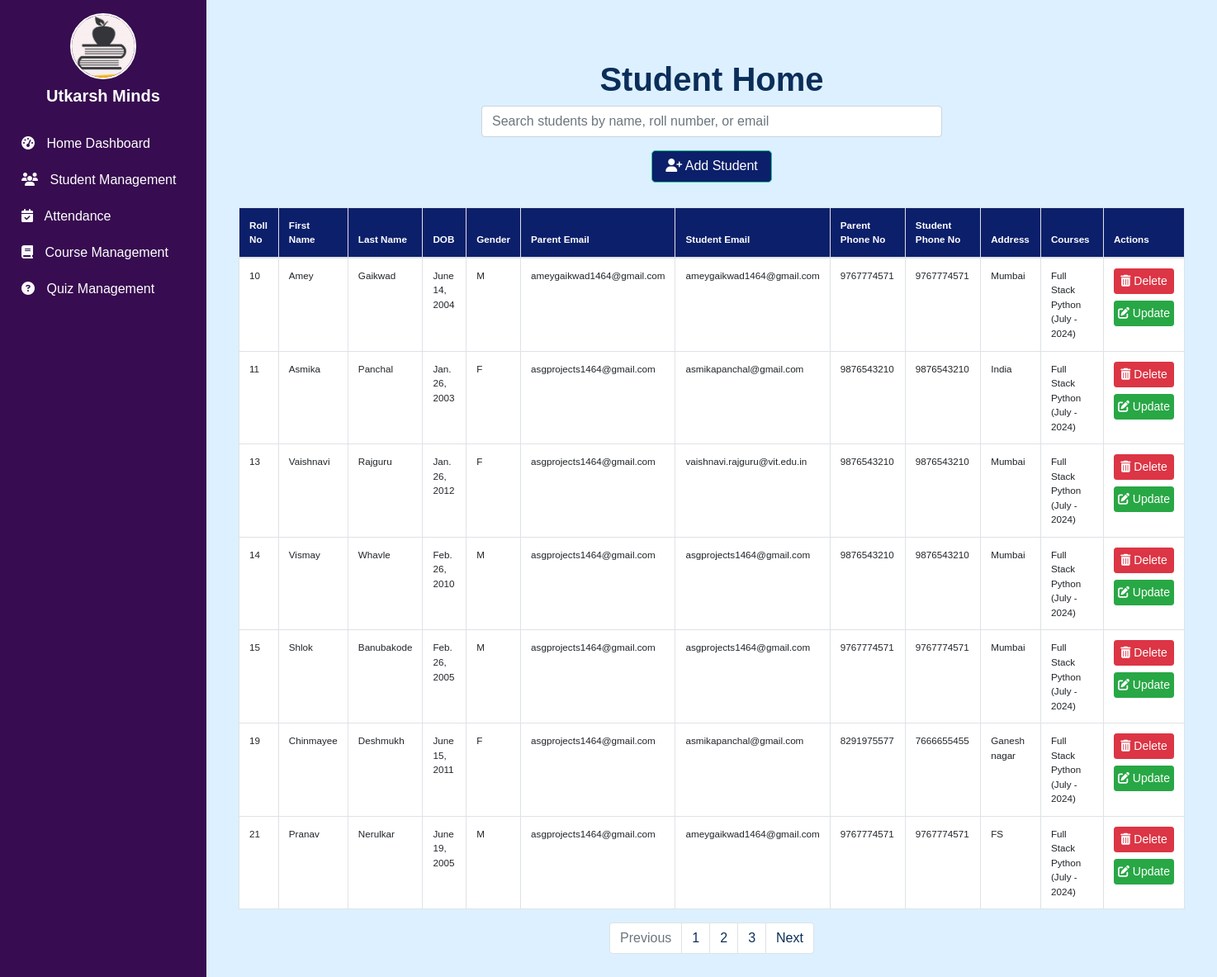
The app's page /studentmgt/, older data.
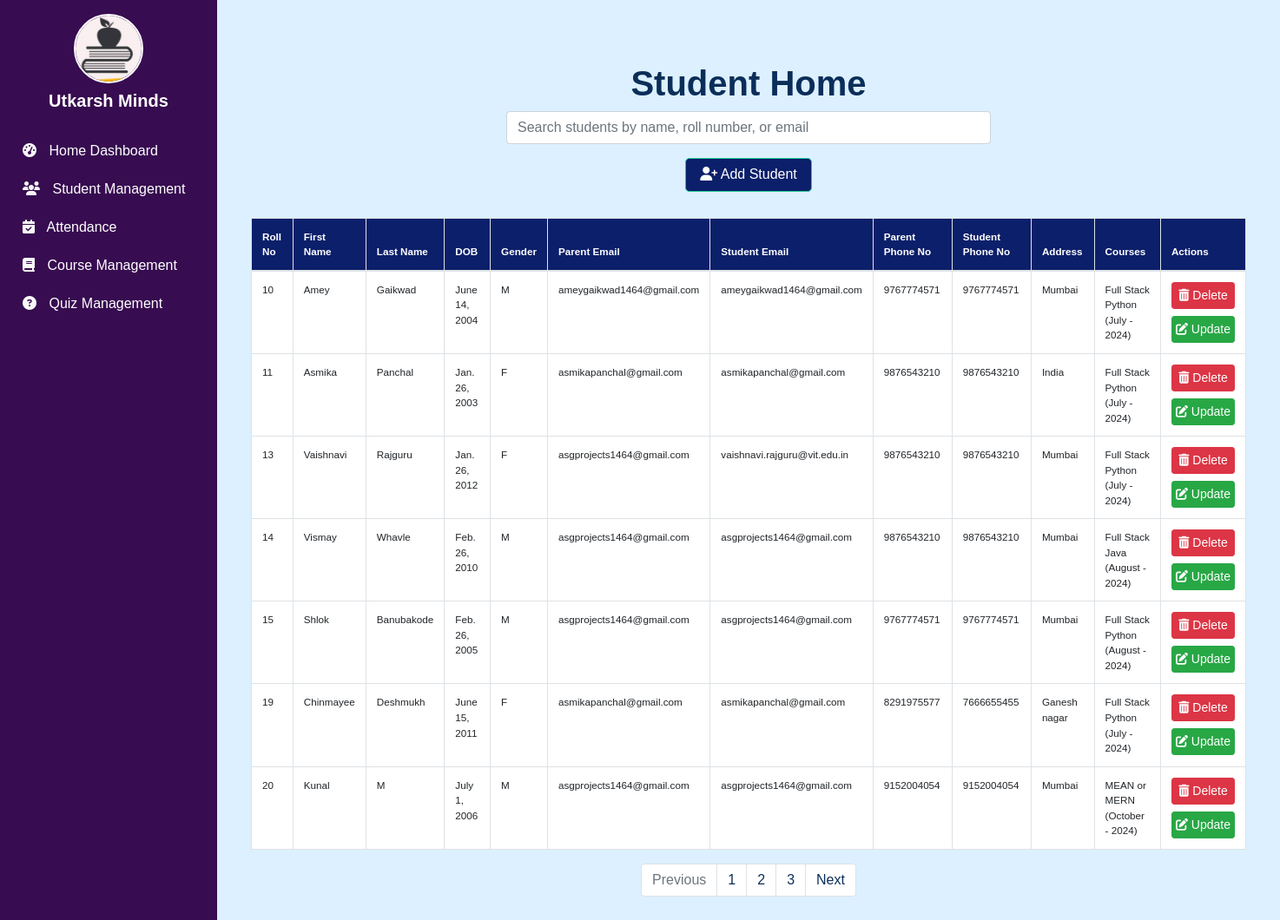
The same page, newer data.
### studentmgt/models.py (models this page shows, shortened)
class Student(models.Model):
    st_id = models.AutoField(primary_key=True)  # Auto-incrementing primary key
    fname = models.CharField(max_length=255)
    lname = models.CharField(max_length=255)
    dob = models.DateField()
    gender = models.CharField(max_length=1)
    st_email = models.EmailField()
    pr_email = models.EmailField()
    phone = models.CharField(max_length=20)
    pr_phone = models.CharField(max_length=20)
    address = models.TextField()
    courses = models.ManyToManyField(Course, related_name='students')
    batch_mon = models.CharField(max_length=255)
    batch_year = models.IntegerField()

### coursemgt/models.py (models this page shows, shortened)
class Course(models.Model):
    c_id = models.TextField(primary_key=True)
    cname = models.CharField(max_length=255)
    cduration = models.IntegerField()

### studentmgt/views.py (the view)
# urls.py: path("", views.student_home, name="student_home"),
def student_home(request):
    std = Student.objects.all()
    return render(request, "studentmgt/student_home.html", {'std': std})

### studentmgt/templates/studentmgt/student_home.html (shortened to what this page needs)
{% extends "base.html" %}
{% block body %}
<div class="container my-5">
    <h1>Student Home</h1>
    <div class="row mb-3">
        <div class="col-md-6 offset-md-3">
            <input type="text" class="form-control" id="studentSearch" placeholder="Search students by name, roll number, or email">
        </div>
    </div>
    <div class="mb-3 text-center">
        <a class="btn btn-custom btn-lg" href="{% url 'student_add' %}">
            <i class="fas fa-user-plus"></i> Add Student
        </a>
    </div>
    <div class="table-responsive">
        <table class="table table-striped table-bordered table-hover" id="studentTable">
            <thead>
                <tr>
                    <th>Roll No</th>
                    <th>First Name</th>
                    <th>Last Name</th>
                    <th>DOB</th>
                    <th>Gender</th>
                    <th>Parent Email</th>
                    <th>Student Email</th>
                    <th>Parent Phone No</th>
                    <th>Student Phone No</th>
                    <th>Address</th>
                    <th>Courses</th>
                    <th>Actions</th>
                </tr>
            </thead>
            <tbody>
                {% for s in std %}
                <tr>
                    <td>{{ s.st_id }}</td>
                    <td>{{ s.fname }}</td>
                    <td>{{ s.lname }}</td>
                    <td>{{ s.dob }}</td>
                    <td>{{ s.gender }}</td>
                    <td>{{ s.pr_email }}</td>
                    <td>{{ s.st_email }}</td>
                    <td>{{ s.pr_phone }}</td>
                    <td>{{ s.phone }}</td>
                    <td>{{ s.address }}</td>
                    <td>
                        {% for course in s.courses.all %}
                            {{ course.cname }}{% if not forloop.last %}, {% endif %}
                        {% endfor %}
                        ({{ s.batch_mon }} - {{ s.batch_year }})
                    </td>
                    <td>
                        <div class="d-flex flex-column">
                            <a href="/studentmgt/student_delete/{{ s.st_id }}" class="btn btn-danger btn-sm mb-2" onclick="return confirmDelete(event, '{{ s.st_id }}');">
                                <i class="fas fa-trash-alt"></i> Delete
                            </a>
                            <a href="/studentmgt/student_update/{{ s.st_id }}" class="btn btn-success btn-sm">
                                <i class="fas fa-edit"></i> Update
                            </a>
                        </div>
                    </td>
                </tr>
                {% endfor %}
            </tbody>
        </table>
        <nav>
            <ul class="pagination justify-content-center">
                <li class="page-item disabled">
                    <a class="page-link" href="#" tabindex="-1">Previous</a>
                </li>
                <li class="page-item"><a class="page-link" href="#">1</a></li>
                <li class="page-item"><a class="page-link" href="#">2</a></li>
                <li class="page-item"><a class="page-link" href="#">3</a></li>
                <li class="page-item">
                    <a class="page-link" href="#">Next</a>
                </li>
            </ul>
        </nav>
    </div>
</div>
{% endblock body %}

Row changes from the older to the newer data that the page shows:
removed Student: st_id "21", fname "Pranav", lname "Nerulkar", dob "June 19, 2005", gender "M", pr_email "asgprojects1464@gmail.com", st_email "ameygaikwad1464@gmail.com", pr_phone "9767774571", phone "9767774571", address "FS", batch_mon "July", batch_year "2024", Course (cname "Full Stack Python")
changed Student "Asmika": pr_email "asgprojects1464@gmail.com" → "asmikapanchal@gmail.com"
changed Student "Vismay": gains Course (cname "Full Stack Java"); batch_mon "July" → "August"; loses Course (cname "Full Stack Python")
changed Student "Shlok": batch_mon "July" → "August"
changed Student "Chinmayee": pr_email "asgprojects1464@gmail.com" → "asmikapanchal@gmail.com"
added Student: st_id "20", fname "Kunal", lname "M", dob "July 1, 2006", gender "M", pr_email "asgprojects1464@gmail.com", st_email "asgprojects1464@gmail.com", pr_phone "9152004054", phone "9152004054", address "Mumbai", batch_mon "October", batch_year "2024"
now on this page (row unchanged): Course: cname "MEAN or MERN", shown under "20"
